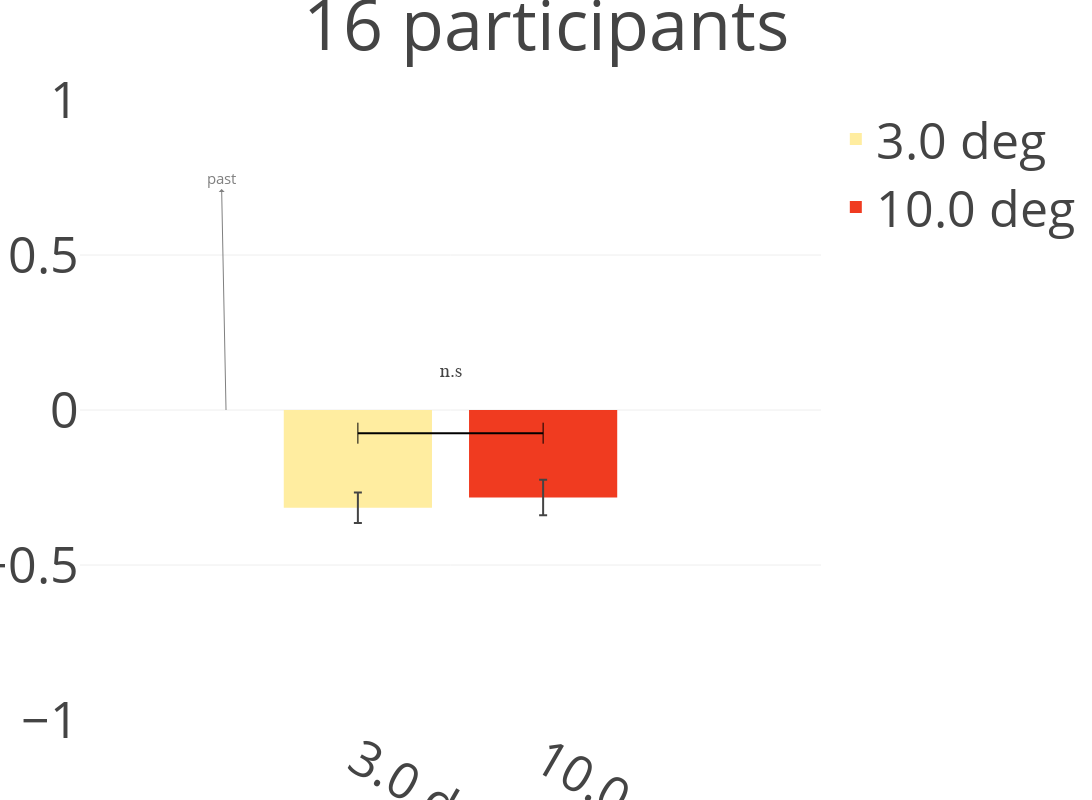

The cell this chart's notebook holds for it:
### Code cell
trace_data = []
trace_data.append(go.Bar(x = [str(ecc[0])+' deg'],
                        y = [output['N_l_minus_r_2deg'].mean()],
                        name=str(ecc[0])+' deg',
                        marker = dict(color = colors[0]),
                        error_y = dict(type = 'data',
                                      array = [output['N_l_minus_r_2deg'].std()/np.sqrt(len(output))],
                                      visible=True
                                      )
                        )
                 )

# trace_data.append(go.Bar(x = ['preference to lag -1 over lag 1 responses'],
#                         y = [output['ratio_6deg'].mean()],
#                         name='6 deg',
#                         marker = dict(color = colors[1]),
#                         error_y = dict(type = 'data',
#                                       array = [output['ratio_6deg'].std()/np.sqrt(14)],
#                                       visible=True
#                                       )
#                         )
#                  )

trace_data.append(go.Bar(x = [str(ecc[1]) +' deg'],
                        y = [output['N_l_minus_r_10deg'].mean()],
                        name=str(ecc[1])+' deg',
                        marker = dict(color = colors[1]),
                        error_y = dict(type = 'data',
                                      array = [output['N_l_minus_r_10deg'].std()/np.sqrt(len(output))],
                                      visible=True
                                      )
                        )
                 )

y_max = max(output['N_l_minus_r_10deg'].mean(), output['N_l_minus_r_2deg'].mean(), 
                   output['N_l_minus_r_10deg'].mean()+output['N_l_minus_r_10deg'].std()/np.sqrt(len(output)),
                  output['N_l_minus_r_2deg'].mean()+output['N_l_minus_r_2deg'].std()/np.sqrt(len(output))) + 0.15

trace_data.append(go.Scatter(x = [str(i)+' deg' for i in ecc],
                            y = [y_max for i in range(len(ecc))],
                            mode='markers+lines',
                            marker = dict(color='black',size = 15, symbol='line-ns-open'),
                            line = dict(color='black',width = 2),
                            showlegend = False))

# for j,e in enumerate(cuePosdata['cueEccentricity1'].unique().sort(ascending=False)):
#         ecc_data = cuePosdata[cuePosdata['cueEccentricity1']==e]
#         trace_data.append(go.Histogram(x = ecc_data['responsePosRelative0'].to_numpy(), 
#                                   histnorm='probability',name = str(e) + 'deg', opacity = 1, marker = dict(color = colors[1-j]),
#                                       xaxis = 'x2',
#                                       yaxis = 'y2',
#                                       showlegend=False))

pval_text = ['** p = '+str(np.round(approx_ratio_p,3))+ '  (< 0.05)' if approx_ratio_p < 0.05 else 'n.s']

annotations = [dict(x=0.5,y=y_max+0.2,xref='x',yref='y',text=pval_text[0], showarrow=False, font=dict(family = 'Courier New, monospace',
                                                                                                     size = 20))]

ystart = 0
ymax1 = 0
ymin1 = 1
padding = 0.25
x_padding = 0.025
xpos1 = 0.1

annotations.append(dict(y=ymax1, x=xpos1+x_padding, ay=ymin1 - padding, ax=xpos1, xref='x', axref='x', xshift = -155,
            yref='y', ayref='y', showarrow=True, arrowhead=1, arrowside='start',arrowsize=1, arrowwidth=1, arrowcolor='gray', text = 'past', font = dict(size = 15, color='gray')))

layout = go.Layout(
    barmode='group',
    width = 1200,
    height = 800,
    font = dict(size = font_size),
    title = str(int(len(data)/280))+' participants',
    xaxis = dict(zeroline=False, title = '', range = [-1.5,2.5], titlefont = dict(size = font_size)),
    yaxis = dict(title = '',zeroline=False, range = [-1,1], titlefont = dict(size = font_size)),
    annotations= annotations,
    xaxis2 = dict(domain = [0.7, 1], anchor = 'y2', title = 'SPE', showline=True, mirror=True, zeroline=False, titlefont = dict(size = 14)),
    yaxis2 = dict(domain = [0.55, 0.9], anchor = 'x2', title = 'Prob.', showline=True, mirror=True, zeroline=False, titlefont = dict(size = 14))
    )
    
fig = go.Figure(data=trace_data, layout=layout)
iplot(fig, filename='avg#_of_(left - right)_SPEs_from_0_comparision')

### Figure 1 — Plotly figure (JSON) as saved in the notebook; plotly's stock layout.template omitted (floating-point values rounded to 4 significant figures)
{"data": [{"error_y": {"array": [0.04915], "type": "data", "visible": true}, "marker": {"color": "rgb(255,237,160)"}, "name": "3.0 deg", "type": "bar", "uid": "99538a70-7bd3-4345-976b-3f89f6bbeeb5", "x": ["3.0 deg"], "y": [-0.3152]}, {"error_y": {"array": [0.05719], "type": "data", "visible": true}, "marker": {"color": "rgb(240,59,32)"}, "name": "10.0 deg", "type": "bar", "uid": "60a7688d-40e9-4cda-87aa-304df4d50898", "x": ["10.0 deg"], "y": [-0.282]}, {"line": {"color": "black", "width": 2}, "marker": {"color": "black", "size": 15, "symbol": "line-ns-open"}, "mode": "markers+lines", "showlegend": false, "type": "scatter", "uid": "4dc2fd90-886d-4f84-9e19-48a7fd56a6ac", "x": ["3.0 deg", "10.0 deg"], "y": [-0.07479, -0.07479]}], "layout": {"annotations": [{"font": {"family": "Courier New, monospace", "size": 20}, "showarrow": false, "text": "n.s", "x": 0.5, "xref": "x", "y": 0.1252, "yref": "y"}, {"arrowcolor": "gray", "arrowhead": 1, "arrowside": "start", "arrowsize": 1, "arrowwidth": 1, "ax": 0.1, "axref": "x", "ay": 0.75, "ayref": "y", "font": {"color": "gray", "size": 15}, "showarrow": true, "text": "past", "x": 0.125, "xref": "x", "xshift": -155, "y": 0, "yref": "y"}], "barmode": "group", "font": {"size": 50}, "height": 800, "title": {"text": "16 participants"}, "width": 1200, "xaxis": {"range": [-1.5, 2.5], "title": {"font": {"size": 50}, "text": ""}, "zeroline": false}, "xaxis2": {"anchor": "y2", "domain": [0.7, 1], "mirror": true, "showline": true, "title": {"font": {"size": 14}, "text": "SPE"}, "zeroline": false}, "yaxis": {"range": [-1, 1], "title": {"font": {"size": 50}, "text": ""}, "zeroline": false}, "yaxis2": {"anchor": "x2", "domain": [0.55, 0.9], "mirror": true, "showline": true, "title": {"font": {"size": 14}, "text": "Prob."}, "zeroline": false}}}
